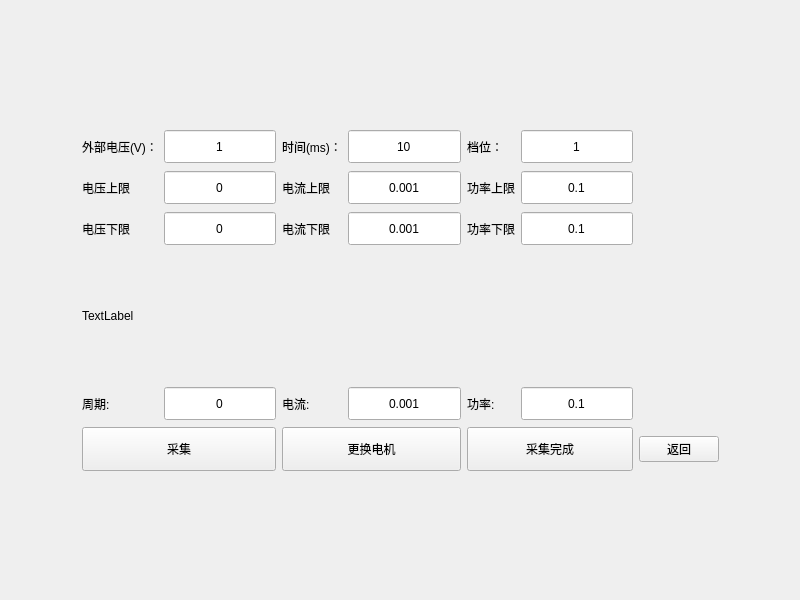
<?xml version="1.0" encoding="UTF-8"?>
<ui version="4.0">
 <class>PageLck</class>
 <widget class="QWidget" name="PageLck">
  <property name="geometry">
   <rect>
    <x>0</x>
    <y>0</y>
    <width>800</width>
    <height>600</height>
   </rect>
  </property>
  <property name="windowTitle">
   <string>Form</string>
  </property>
  <layout class="QGridLayout" name="gridLayout">
   <item row="0" column="1" colspan="6">
    <spacer name="verticalSpacer">
     <property name="orientation">
      <enum>Qt::Vertical</enum>
     </property>
     <property name="sizeHint" stdset="0">
      <size>
       <width>551</width>
       <height>111</height>
      </size>
     </property>
    </spacer>
   </item>
   <item row="1" column="0" rowspan="6">
    <spacer name="horizontalSpacer_2">
     <property name="orientation">
      <enum>Qt::Horizontal</enum>
     </property>
     <property name="sizeHint" stdset="0">
      <size>
       <width>60</width>
       <height>339</height>
      </size>
     </property>
    </spacer>
   </item>
   <item row="1" column="1">
    <widget class="QLabel" name="label_grade_8">
     <property name="text">
      <string>外部电压(V)：</string>
     </property>
    </widget>
   </item>
   <item row="1" column="2">
    <widget class="QDoubleSpinBox" name="BoxVolt">
     <property name="sizePolicy">
      <sizepolicy hsizetype="Expanding" vsizetype="Fixed">
       <horstretch>0</horstretch>
       <verstretch>0</verstretch>
      </sizepolicy>
     </property>
     <property name="minimumSize">
      <size>
       <width>97</width>
       <height>35</height>
      </size>
     </property>
     <property name="alignment">
      <set>Qt::AlignCenter</set>
     </property>
     <property name="buttonSymbols">
      <enum>QAbstractSpinBox::NoButtons</enum>
     </property>
     <property name="decimals">
      <number>0</number>
     </property>
     <property name="minimum">
      <double>1.000000000000000</double>
     </property>
     <property name="maximum">
      <double>255.000000000000000</double>
     </property>
    </widget>
   </item>
   <item row="1" column="3">
    <widget class="QLabel" name="label_grade_10">
     <property name="text">
      <string>时间(ms)：</string>
     </property>
    </widget>
   </item>
   <item row="1" column="4">
    <widget class="QDoubleSpinBox" name="BoxTime">
     <property name="sizePolicy">
      <sizepolicy hsizetype="Expanding" vsizetype="Fixed">
       <horstretch>0</horstretch>
       <verstretch>0</verstretch>
      </sizepolicy>
     </property>
     <property name="minimumSize">
      <size>
       <width>97</width>
       <height>35</height>
      </size>
     </property>
     <property name="alignment">
      <set>Qt::AlignCenter</set>
     </property>
     <property name="buttonSymbols">
      <enum>QAbstractSpinBox::NoButtons</enum>
     </property>
     <property name="decimals">
      <number>0</number>
     </property>
     <property name="minimum">
      <double>10.000000000000000</double>
     </property>
     <property name="maximum">
      <double>2000.000000000000000</double>
     </property>
    </widget>
   </item>
   <item row="1" column="5">
    <widget class="QLabel" name="label_grade_9">
     <property name="text">
      <string>档位：</string>
     </property>
    </widget>
   </item>
   <item row="1" column="6">
    <widget class="QDoubleSpinBox" name="BoxGrade">
     <property name="sizePolicy">
      <sizepolicy hsizetype="Expanding" vsizetype="Fixed">
       <horstretch>0</horstretch>
       <verstretch>0</verstretch>
      </sizepolicy>
     </property>
     <property name="minimumSize">
      <size>
       <width>97</width>
       <height>35</height>
      </size>
     </property>
     <property name="alignment">
      <set>Qt::AlignCenter</set>
     </property>
     <property name="buttonSymbols">
      <enum>QAbstractSpinBox::NoButtons</enum>
     </property>
     <property name="decimals">
      <number>0</number>
     </property>
     <property name="minimum">
      <double>1.000000000000000</double>
     </property>
     <property name="maximum">
      <double>6.000000000000000</double>
     </property>
    </widget>
   </item>
   <item row="1" column="8" rowspan="6">
    <spacer name="horizontalSpacer">
     <property name="orientation">
      <enum>Qt::Horizontal</enum>
     </property>
     <property name="sizeHint" stdset="0">
      <size>
       <width>59</width>
       <height>339</height>
      </size>
     </property>
    </spacer>
   </item>
   <item row="2" column="1">
    <widget class="QLabel" name="label">
     <property name="text">
      <string>电压上限</string>
     </property>
    </widget>
   </item>
   <item row="2" column="2">
    <widget class="QDoubleSpinBox" name="BoxVoltMax">
     <property name="sizePolicy">
      <sizepolicy hsizetype="Expanding" vsizetype="Fixed">
       <horstretch>0</horstretch>
       <verstretch>0</verstretch>
      </sizepolicy>
     </property>
     <property name="minimumSize">
      <size>
       <width>97</width>
       <height>35</height>
      </size>
     </property>
     <property name="alignment">
      <set>Qt::AlignCenter</set>
     </property>
     <property name="buttonSymbols">
      <enum>QAbstractSpinBox::NoButtons</enum>
     </property>
     <property name="decimals">
      <number>0</number>
     </property>
     <property name="maximum">
      <double>255.000000000000000</double>
     </property>
    </widget>
   </item>
   <item row="2" column="3">
    <widget class="QLabel" name="label_3">
     <property name="text">
      <string>电流上限</string>
     </property>
    </widget>
   </item>
   <item row="2" column="4">
    <widget class="QDoubleSpinBox" name="BoxCurrMax">
     <property name="sizePolicy">
      <sizepolicy hsizetype="Expanding" vsizetype="Fixed">
       <horstretch>0</horstretch>
       <verstretch>0</verstretch>
      </sizepolicy>
     </property>
     <property name="minimumSize">
      <size>
       <width>97</width>
       <height>35</height>
      </size>
     </property>
     <property name="alignment">
      <set>Qt::AlignCenter</set>
     </property>
     <property name="buttonSymbols">
      <enum>QAbstractSpinBox::NoButtons</enum>
     </property>
     <property name="decimals">
      <number>3</number>
     </property>
     <property name="minimum">
      <double>0.001000000000000</double>
     </property>
     <property name="maximum">
      <double>5.000000000000000</double>
     </property>
    </widget>
   </item>
   <item row="2" column="5">
    <widget class="QLabel" name="label_5">
     <property name="text">
      <string>功率上限</string>
     </property>
    </widget>
   </item>
   <item row="2" column="6">
    <widget class="QDoubleSpinBox" name="BoxPowerMax">
     <property name="sizePolicy">
      <sizepolicy hsizetype="Expanding" vsizetype="Fixed">
       <horstretch>0</horstretch>
       <verstretch>0</verstretch>
      </sizepolicy>
     </property>
     <property name="minimumSize">
      <size>
       <width>97</width>
       <height>35</height>
      </size>
     </property>
     <property name="alignment">
      <set>Qt::AlignCenter</set>
     </property>
     <property name="buttonSymbols">
      <enum>QAbstractSpinBox::NoButtons</enum>
     </property>
     <property name="decimals">
      <number>1</number>
     </property>
     <property name="minimum">
      <double>0.100000000000000</double>
     </property>
     <property name="maximum">
      <double>1275.000000000000000</double>
     </property>
    </widget>
   </item>
   <item row="3" column="1">
    <widget class="QLabel" name="label_2">
     <property name="text">
      <string>电压下限</string>
     </property>
    </widget>
   </item>
   <item row="3" column="2">
    <widget class="QDoubleSpinBox" name="BoxVoltMin">
     <property name="sizePolicy">
      <sizepolicy hsizetype="Expanding" vsizetype="Fixed">
       <horstretch>0</horstretch>
       <verstretch>0</verstretch>
      </sizepolicy>
     </property>
     <property name="minimumSize">
      <size>
       <width>97</width>
       <height>35</height>
      </size>
     </property>
     <property name="alignment">
      <set>Qt::AlignCenter</set>
     </property>
     <property name="buttonSymbols">
      <enum>QAbstractSpinBox::NoButtons</enum>
     </property>
     <property name="decimals">
      <number>0</number>
     </property>
     <property name="maximum">
      <double>255.000000000000000</double>
     </property>
    </widget>
   </item>
   <item row="3" column="3">
    <widget class="QLabel" name="label_4">
     <property name="text">
      <string>电流下限</string>
     </property>
    </widget>
   </item>
   <item row="3" column="4">
    <widget class="QDoubleSpinBox" name="BoxCurrMin">
     <property name="sizePolicy">
      <sizepolicy hsizetype="Expanding" vsizetype="Fixed">
       <horstretch>0</horstretch>
       <verstretch>0</verstretch>
      </sizepolicy>
     </property>
     <property name="minimumSize">
      <size>
       <width>97</width>
       <height>35</height>
      </size>
     </property>
     <property name="alignment">
      <set>Qt::AlignCenter</set>
     </property>
     <property name="buttonSymbols">
      <enum>QAbstractSpinBox::NoButtons</enum>
     </property>
     <property name="decimals">
      <number>3</number>
     </property>
     <property name="minimum">
      <double>0.001000000000000</double>
     </property>
     <property name="maximum">
      <double>5.000000000000000</double>
     </property>
    </widget>
   </item>
   <item row="3" column="5">
    <widget class="QLabel" name="label_6">
     <property name="text">
      <string>功率下限</string>
     </property>
    </widget>
   </item>
   <item row="3" column="6">
    <widget class="QDoubleSpinBox" name="BoxPowerMin">
     <property name="sizePolicy">
      <sizepolicy hsizetype="Expanding" vsizetype="Fixed">
       <horstretch>0</horstretch>
       <verstretch>0</verstretch>
      </sizepolicy>
     </property>
     <property name="minimumSize">
      <size>
       <width>97</width>
       <height>35</height>
      </size>
     </property>
     <property name="alignment">
      <set>Qt::AlignCenter</set>
     </property>
     <property name="buttonSymbols">
      <enum>QAbstractSpinBox::NoButtons</enum>
     </property>
     <property name="decimals">
      <number>1</number>
     </property>
     <property name="minimum">
      <double>0.100000000000000</double>
     </property>
     <property name="maximum">
      <double>1275.000000000000000</double>
     </property>
    </widget>
   </item>
   <item row="4" column="1" colspan="6">
    <widget class="QLabel" name="LabelWave">
     <property name="sizePolicy">
      <sizepolicy hsizetype="Expanding" vsizetype="Expanding">
       <horstretch>0</horstretch>
       <verstretch>0</verstretch>
      </sizepolicy>
     </property>
     <property name="minimumSize">
      <size>
       <width>0</width>
       <height>128</height>
      </size>
     </property>
     <property name="text">
      <string>TextLabel</string>
     </property>
    </widget>
   </item>
   <item row="5" column="1">
    <widget class="QLabel" name="label_cycle">
     <property name="text">
      <string>周期:</string>
     </property>
    </widget>
   </item>
   <item row="5" column="2">
    <widget class="QDoubleSpinBox" name="BoxFreq">
     <property name="sizePolicy">
      <sizepolicy hsizetype="Expanding" vsizetype="Fixed">
       <horstretch>0</horstretch>
       <verstretch>0</verstretch>
      </sizepolicy>
     </property>
     <property name="minimumSize">
      <size>
       <width>97</width>
       <height>35</height>
      </size>
     </property>
     <property name="alignment">
      <set>Qt::AlignCenter</set>
     </property>
     <property name="buttonSymbols">
      <enum>QAbstractSpinBox::NoButtons</enum>
     </property>
     <property name="decimals">
      <number>0</number>
     </property>
    </widget>
   </item>
   <item row="5" column="3">
    <widget class="QLabel" name="label_current">
     <property name="text">
      <string>电流:</string>
     </property>
    </widget>
   </item>
   <item row="5" column="4">
    <widget class="QDoubleSpinBox" name="BoxCurr">
     <property name="sizePolicy">
      <sizepolicy hsizetype="Expanding" vsizetype="Fixed">
       <horstretch>0</horstretch>
       <verstretch>0</verstretch>
      </sizepolicy>
     </property>
     <property name="minimumSize">
      <size>
       <width>97</width>
       <height>35</height>
      </size>
     </property>
     <property name="alignment">
      <set>Qt::AlignCenter</set>
     </property>
     <property name="buttonSymbols">
      <enum>QAbstractSpinBox::NoButtons</enum>
     </property>
     <property name="decimals">
      <number>3</number>
     </property>
     <property name="minimum">
      <double>0.001000000000000</double>
     </property>
     <property name="maximum">
      <double>5.000000000000000</double>
     </property>
    </widget>
   </item>
   <item row="5" column="5">
    <widget class="QLabel" name="label_pwr">
     <property name="text">
      <string>功率:</string>
     </property>
    </widget>
   </item>
   <item row="5" column="6">
    <widget class="QDoubleSpinBox" name="BoxPower">
     <property name="sizePolicy">
      <sizepolicy hsizetype="Expanding" vsizetype="Fixed">
       <horstretch>0</horstretch>
       <verstretch>0</verstretch>
      </sizepolicy>
     </property>
     <property name="minimumSize">
      <size>
       <width>97</width>
       <height>35</height>
      </size>
     </property>
     <property name="alignment">
      <set>Qt::AlignCenter</set>
     </property>
     <property name="buttonSymbols">
      <enum>QAbstractSpinBox::NoButtons</enum>
     </property>
     <property name="decimals">
      <number>1</number>
     </property>
     <property name="minimum">
      <double>0.100000000000000</double>
     </property>
     <property name="maximum">
      <double>1275.000000000000000</double>
     </property>
    </widget>
   </item>
   <item row="6" column="1" colspan="2">
    <widget class="QPushButton" name="BtnCollect">
     <property name="minimumSize">
      <size>
       <width>0</width>
       <height>44</height>
      </size>
     </property>
     <property name="text">
      <string>采集</string>
     </property>
    </widget>
   </item>
   <item row="6" column="3" colspan="2">
    <widget class="QPushButton" name="BtnChange">
     <property name="minimumSize">
      <size>
       <width>0</width>
       <height>44</height>
      </size>
     </property>
     <property name="text">
      <string>更换电机</string>
     </property>
    </widget>
   </item>
   <item row="6" column="5" colspan="2">
    <widget class="QPushButton" name="BtnFinish">
     <property name="minimumSize">
      <size>
       <width>0</width>
       <height>44</height>
      </size>
     </property>
     <property name="text">
      <string>采集完成</string>
     </property>
    </widget>
   </item>
   <item row="6" column="7">
    <widget class="QPushButton" name="BtnExit">
     <property name="text">
      <string>返回</string>
     </property>
    </widget>
   </item>
   <item row="7" column="1" colspan="6">
    <spacer name="verticalSpacer_2">
     <property name="orientation">
      <enum>Qt::Vertical</enum>
     </property>
     <property name="sizeHint" stdset="0">
      <size>
       <width>551</width>
       <height>111</height>
      </size>
     </property>
    </spacer>
   </item>
  </layout>
 </widget>
 <resources/>
 <connections/>
</ui>
